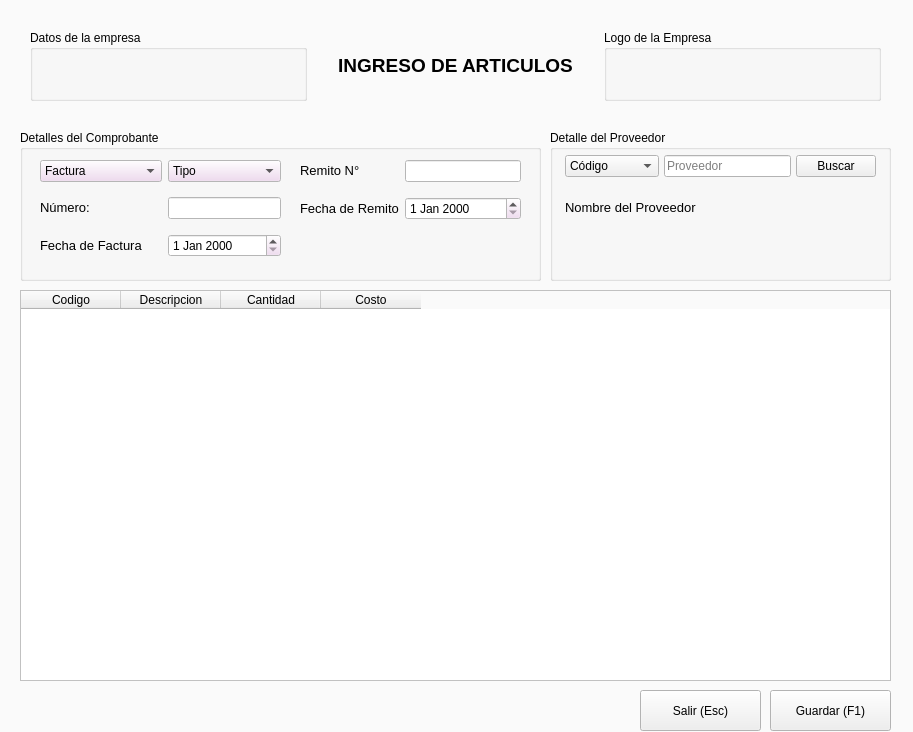
<?xml version="1.0" encoding="UTF-8"?>
<ui version="4.0">
 <class>Form</class>
 <widget class="QWidget" name="Form">
  <property name="geometry">
   <rect>
    <x>0</x>
    <y>0</y>
    <width>913</width>
    <height>732</height>
   </rect>
  </property>
  <property name="maximumSize">
   <size>
    <width>1020</width>
    <height>768</height>
   </size>
  </property>
  <property name="sizeIncrement">
   <size>
    <width>1020</width>
    <height>768</height>
   </size>
  </property>
  <property name="palette">
   <palette>
    <active>
     <colorrole role="Base">
      <brush brushstyle="SolidPattern">
       <color alpha="255">
        <red>255</red>
        <green>255</green>
        <blue>255</blue>
       </color>
      </brush>
     </colorrole>
     <colorrole role="Window">
      <brush brushstyle="SolidPattern">
       <color alpha="255">
        <red>250</red>
        <green>250</green>
        <blue>250</blue>
       </color>
      </brush>
     </colorrole>
    </active>
    <inactive>
     <colorrole role="Base">
      <brush brushstyle="SolidPattern">
       <color alpha="255">
        <red>255</red>
        <green>255</green>
        <blue>255</blue>
       </color>
      </brush>
     </colorrole>
     <colorrole role="Window">
      <brush brushstyle="SolidPattern">
       <color alpha="255">
        <red>250</red>
        <green>250</green>
        <blue>250</blue>
       </color>
      </brush>
     </colorrole>
    </inactive>
    <disabled>
     <colorrole role="Base">
      <brush brushstyle="SolidPattern">
       <color alpha="255">
        <red>250</red>
        <green>250</green>
        <blue>250</blue>
       </color>
      </brush>
     </colorrole>
     <colorrole role="Window">
      <brush brushstyle="SolidPattern">
       <color alpha="255">
        <red>250</red>
        <green>250</green>
        <blue>250</blue>
       </color>
      </brush>
     </colorrole>
    </disabled>
   </palette>
  </property>
  <property name="windowTitle">
   <string>Form</string>
  </property>
  <widget class="QGroupBox" name="groupBox">
   <property name="geometry">
    <rect>
     <x>20</x>
     <y>130</y>
     <width>521</width>
     <height>151</height>
    </rect>
   </property>
   <property name="palette">
    <palette>
     <active>
      <colorrole role="Button">
       <brush brushstyle="SolidPattern">
        <color alpha="255">
         <red>240</red>
         <green>215</green>
         <blue>240</blue>
        </color>
       </brush>
      </colorrole>
      <colorrole role="Base">
       <brush brushstyle="SolidPattern">
        <color alpha="255">
         <red>255</red>
         <green>255</green>
         <blue>255</blue>
        </color>
       </brush>
      </colorrole>
      <colorrole role="Window">
       <brush brushstyle="SolidPattern">
        <color alpha="255">
         <red>255</red>
         <green>255</green>
         <blue>255</blue>
        </color>
       </brush>
      </colorrole>
     </active>
     <inactive>
      <colorrole role="Button">
       <brush brushstyle="SolidPattern">
        <color alpha="255">
         <red>240</red>
         <green>215</green>
         <blue>240</blue>
        </color>
       </brush>
      </colorrole>
      <colorrole role="Base">
       <brush brushstyle="SolidPattern">
        <color alpha="255">
         <red>255</red>
         <green>255</green>
         <blue>255</blue>
        </color>
       </brush>
      </colorrole>
      <colorrole role="Window">
       <brush brushstyle="SolidPattern">
        <color alpha="255">
         <red>255</red>
         <green>255</green>
         <blue>255</blue>
        </color>
       </brush>
      </colorrole>
     </inactive>
     <disabled>
      <colorrole role="Button">
       <brush brushstyle="SolidPattern">
        <color alpha="255">
         <red>240</red>
         <green>215</green>
         <blue>240</blue>
        </color>
       </brush>
      </colorrole>
      <colorrole role="Base">
       <brush brushstyle="SolidPattern">
        <color alpha="255">
         <red>255</red>
         <green>255</green>
         <blue>255</blue>
        </color>
       </brush>
      </colorrole>
      <colorrole role="Window">
       <brush brushstyle="SolidPattern">
        <color alpha="255">
         <red>255</red>
         <green>255</green>
         <blue>255</blue>
        </color>
       </brush>
      </colorrole>
     </disabled>
    </palette>
   </property>
   <property name="title">
    <string>Detalles del Comprobante</string>
   </property>
   <widget class="QWidget" name="formLayoutWidget_2">
    <property name="geometry">
     <rect>
      <x>270</x>
      <y>20</y>
      <width>241</width>
      <height>121</height>
     </rect>
    </property>
    <layout class="QFormLayout" name="formLayout_2">
     <property name="horizontalSpacing">
      <number>6</number>
     </property>
     <property name="verticalSpacing">
      <number>15</number>
     </property>
     <property name="leftMargin">
      <number>10</number>
     </property>
     <property name="topMargin">
      <number>10</number>
     </property>
     <property name="rightMargin">
      <number>10</number>
     </property>
     <property name="bottomMargin">
      <number>10</number>
     </property>
     <item row="0" column="0">
      <widget class="QLabel" name="label_21">
       <property name="font">
        <font>
         <family>MS Shell Dlg 2</family>
         <pointsize>10</pointsize>
         <weight>50</weight>
         <bold>false</bold>
        </font>
       </property>
       <property name="text">
        <string>&lt;html&gt;&lt;head/&gt;&lt;body&gt;&lt;p&gt;Remito N°&lt;/p&gt;&lt;/body&gt;&lt;/html&gt;</string>
       </property>
      </widget>
     </item>
     <item row="0" column="1">
      <widget class="QLineEdit" name="lineEdit_17">
       <property name="mouseTracking">
        <bool>false</bool>
       </property>
       <property name="frame">
        <bool>true</bool>
       </property>
       <property name="placeholderText">
        <string/>
       </property>
      </widget>
     </item>
     <item row="1" column="0">
      <widget class="QLabel" name="label_16">
       <property name="font">
        <font>
         <family>MS Shell Dlg 2</family>
         <pointsize>10</pointsize>
         <weight>50</weight>
         <bold>false</bold>
        </font>
       </property>
       <property name="text">
        <string>&lt;html&gt;&lt;head/&gt;&lt;body&gt;&lt;p&gt;Fecha de Remito&lt;/p&gt;&lt;/body&gt;&lt;/html&gt;</string>
       </property>
      </widget>
     </item>
     <item row="1" column="1">
      <widget class="QDateEdit" name="dateEdit_5"/>
     </item>
    </layout>
   </widget>
   <widget class="QWidget" name="formLayoutWidget_3">
    <property name="geometry">
     <rect>
      <x>10</x>
      <y>20</y>
      <width>261</width>
      <height>121</height>
     </rect>
    </property>
    <layout class="QFormLayout" name="formLayout_3">
     <property name="horizontalSpacing">
      <number>6</number>
     </property>
     <property name="verticalSpacing">
      <number>15</number>
     </property>
     <property name="leftMargin">
      <number>10</number>
     </property>
     <property name="topMargin">
      <number>10</number>
     </property>
     <property name="rightMargin">
      <number>10</number>
     </property>
     <property name="bottomMargin">
      <number>10</number>
     </property>
     <item row="0" column="0">
      <widget class="QComboBox" name="comboBox">
       <item>
        <property name="text">
         <string>Factura</string>
        </property>
       </item>
       <item>
        <property name="text">
         <string>Remito</string>
        </property>
       </item>
       <item>
        <property name="text">
         <string>Factura y Remito</string>
        </property>
       </item>
      </widget>
     </item>
     <item row="0" column="1">
      <widget class="QComboBox" name="comboBox_2">
       <item>
        <property name="text">
         <string>Tipo</string>
        </property>
       </item>
       <item>
        <property name="text">
         <string>A</string>
        </property>
       </item>
       <item>
        <property name="text">
         <string>B</string>
        </property>
       </item>
       <item>
        <property name="text">
         <string>C</string>
        </property>
       </item>
       <item>
        <property name="text">
         <string>R</string>
        </property>
       </item>
      </widget>
     </item>
     <item row="1" column="0">
      <widget class="QLabel" name="label_20">
       <property name="font">
        <font>
         <family>MS Shell Dlg 2</family>
         <pointsize>10</pointsize>
         <weight>50</weight>
         <bold>false</bold>
        </font>
       </property>
       <property name="text">
        <string>&lt;html&gt;&lt;head/&gt;&lt;body&gt;&lt;p&gt;Número:&lt;/p&gt;&lt;/body&gt;&lt;/html&gt;</string>
       </property>
      </widget>
     </item>
     <item row="1" column="1">
      <widget class="QLineEdit" name="lineEdit_16">
       <property name="mouseTracking">
        <bool>false</bool>
       </property>
       <property name="frame">
        <bool>true</bool>
       </property>
       <property name="placeholderText">
        <string/>
       </property>
      </widget>
     </item>
     <item row="2" column="0">
      <widget class="QLabel" name="label_4">
       <property name="font">
        <font>
         <family>MS Shell Dlg 2</family>
         <pointsize>10</pointsize>
         <weight>50</weight>
         <bold>false</bold>
        </font>
       </property>
       <property name="text">
        <string>&lt;html&gt;&lt;head/&gt;&lt;body&gt;&lt;p&gt;Fecha de Factura&lt;/p&gt;&lt;/body&gt;&lt;/html&gt;</string>
       </property>
      </widget>
     </item>
     <item row="2" column="1">
      <widget class="QDateEdit" name="dateEdit_7"/>
     </item>
    </layout>
   </widget>
  </widget>
  <widget class="QPushButton" name="pushButton_25">
   <property name="geometry">
    <rect>
     <x>770</x>
     <y>690</y>
     <width>121</width>
     <height>41</height>
    </rect>
   </property>
   <property name="text">
    <string>Guardar (F1)</string>
   </property>
   <property name="icon">
    <iconset>
     <normaloff>88-iconos-varios/iconos/save.ico</normaloff>88-iconos-varios/iconos/save.ico</iconset>
   </property>
   <property name="iconSize">
    <size>
     <width>20</width>
     <height>20</height>
    </size>
   </property>
  </widget>
  <widget class="QPushButton" name="pushButton_24">
   <property name="geometry">
    <rect>
     <x>640</x>
     <y>690</y>
     <width>121</width>
     <height>41</height>
    </rect>
   </property>
   <property name="text">
    <string>Salir (Esc)</string>
   </property>
   <property name="icon">
    <iconset>
     <normaloff>88-iconos-varios/iconos/back.ico</normaloff>88-iconos-varios/iconos/back.ico</iconset>
   </property>
   <property name="iconSize">
    <size>
     <width>20</width>
     <height>20</height>
    </size>
   </property>
  </widget>
  <widget class="QTableWidget" name="tableWidget">
   <property name="geometry">
    <rect>
     <x>20</x>
     <y>290</y>
     <width>871</width>
     <height>391</height>
    </rect>
   </property>
   <column>
    <property name="text">
     <string>Codigo</string>
    </property>
   </column>
   <column>
    <property name="text">
     <string>Descripcion</string>
    </property>
   </column>
   <column>
    <property name="text">
     <string>Cantidad</string>
    </property>
   </column>
   <column>
    <property name="text">
     <string>Costo</string>
    </property>
   </column>
  </widget>
  <widget class="QGroupBox" name="groupBox_2">
   <property name="geometry">
    <rect>
     <x>550</x>
     <y>130</y>
     <width>341</width>
     <height>151</height>
    </rect>
   </property>
   <property name="title">
    <string>Detalle del Proveedor</string>
   </property>
   <widget class="QWidget" name="verticalLayoutWidget">
    <property name="geometry">
     <rect>
      <x>10</x>
      <y>20</y>
      <width>321</width>
      <height>89</height>
     </rect>
    </property>
    <layout class="QVBoxLayout" name="verticalLayout">
     <property name="spacing">
      <number>5</number>
     </property>
     <property name="leftMargin">
      <number>5</number>
     </property>
     <property name="topMargin">
      <number>5</number>
     </property>
     <property name="rightMargin">
      <number>5</number>
     </property>
     <property name="bottomMargin">
      <number>5</number>
     </property>
     <item>
      <layout class="QHBoxLayout" name="horizontalLayout">
       <item>
        <widget class="QComboBox" name="comboBox_3">
         <item>
          <property name="text">
           <string>Código</string>
          </property>
         </item>
         <item>
          <property name="text">
           <string>Descripción</string>
          </property>
         </item>
        </widget>
       </item>
       <item>
        <widget class="QLineEdit" name="lineEdit_13">
         <property name="mouseTracking">
          <bool>false</bool>
         </property>
         <property name="frame">
          <bool>true</bool>
         </property>
         <property name="placeholderText">
          <string>Proveedor</string>
         </property>
        </widget>
       </item>
       <item>
        <widget class="QPushButton" name="pushButton_8">
         <property name="text">
          <string>Buscar</string>
         </property>
         <property name="icon">
          <iconset>
           <normaloff>88-iconos-varios/iconos/search.ico</normaloff>88-iconos-varios/iconos/search.ico</iconset>
         </property>
         <property name="iconSize">
          <size>
           <width>20</width>
           <height>20</height>
          </size>
         </property>
        </widget>
       </item>
      </layout>
     </item>
     <item>
      <widget class="QLabel" name="label_22">
       <property name="font">
        <font>
         <family>MS Shell Dlg 2</family>
         <pointsize>10</pointsize>
         <weight>50</weight>
         <bold>false</bold>
        </font>
       </property>
       <property name="text">
        <string>&lt;html&gt;&lt;head/&gt;&lt;body&gt;&lt;p&gt;Nombre del Proveedor&lt;/p&gt;&lt;/body&gt;&lt;/html&gt;</string>
       </property>
      </widget>
     </item>
    </layout>
   </widget>
  </widget>
  <widget class="QWidget" name="horizontalLayoutWidget">
   <property name="geometry">
    <rect>
     <x>20</x>
     <y>20</y>
     <width>871</width>
     <height>91</height>
    </rect>
   </property>
   <layout class="QHBoxLayout" name="horizontalLayout_2">
    <property name="spacing">
     <number>10</number>
    </property>
    <property name="leftMargin">
     <number>10</number>
    </property>
    <property name="topMargin">
     <number>10</number>
    </property>
    <property name="rightMargin">
     <number>10</number>
    </property>
    <property name="bottomMargin">
     <number>10</number>
    </property>
    <item>
     <widget class="QGroupBox" name="groupBox_6">
      <property name="layoutDirection">
       <enum>Qt::LeftToRight</enum>
      </property>
      <property name="autoFillBackground">
       <bool>true</bool>
      </property>
      <property name="title">
       <string>Datos de la empresa</string>
      </property>
     </widget>
    </item>
    <item>
     <widget class="QLabel" name="label">
      <property name="font">
       <font>
        <family>Arial</family>
        <pointsize>14</pointsize>
        <weight>75</weight>
        <bold>true</bold>
       </font>
      </property>
      <property name="layoutDirection">
       <enum>Qt::LeftToRight</enum>
      </property>
      <property name="autoFillBackground">
       <bool>false</bool>
      </property>
      <property name="text">
       <string>INGRESO DE ARTICULOS</string>
      </property>
      <property name="alignment">
       <set>Qt::AlignCenter</set>
      </property>
     </widget>
    </item>
    <item>
     <widget class="QGroupBox" name="groupBox_5">
      <property name="layoutDirection">
       <enum>Qt::LeftToRight</enum>
      </property>
      <property name="autoFillBackground">
       <bool>true</bool>
      </property>
      <property name="title">
       <string>Logo de la Empresa</string>
      </property>
     </widget>
    </item>
   </layout>
  </widget>
 </widget>
 <resources/>
 <connections/>
</ui>
